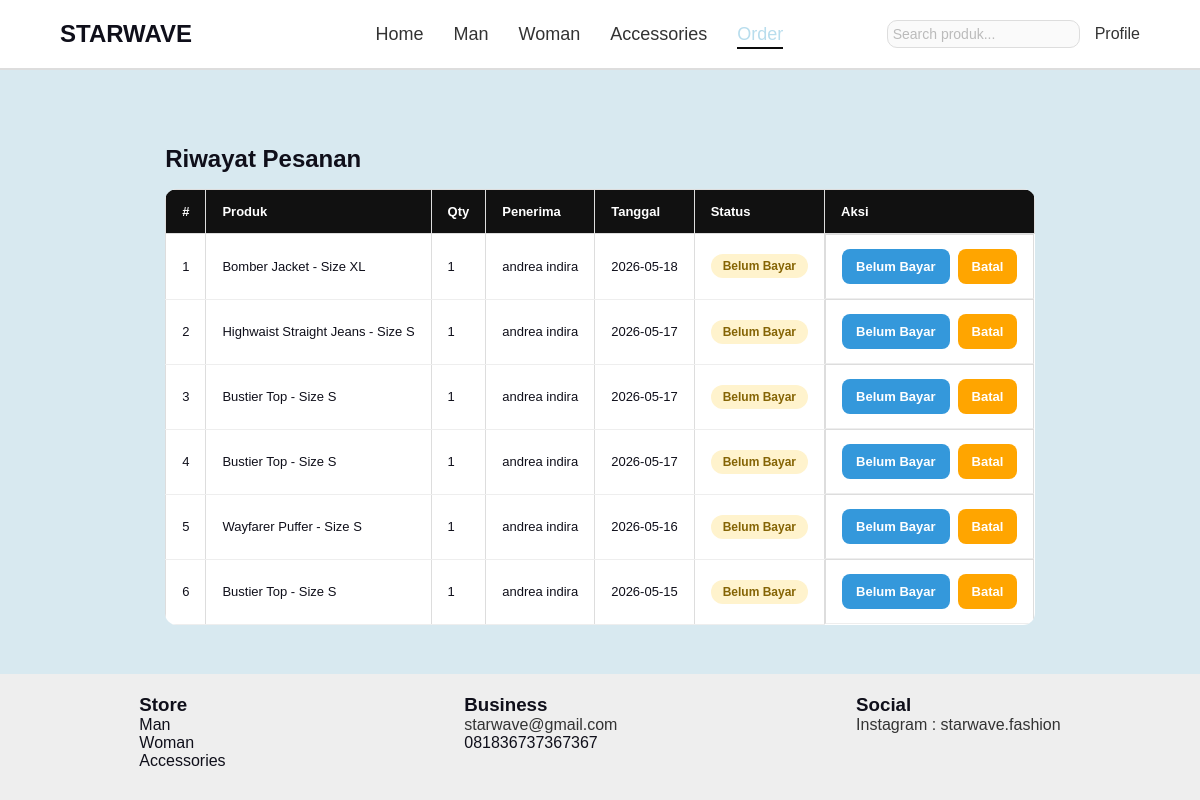
The page /order.php (signed in) on the database as committed earlier.
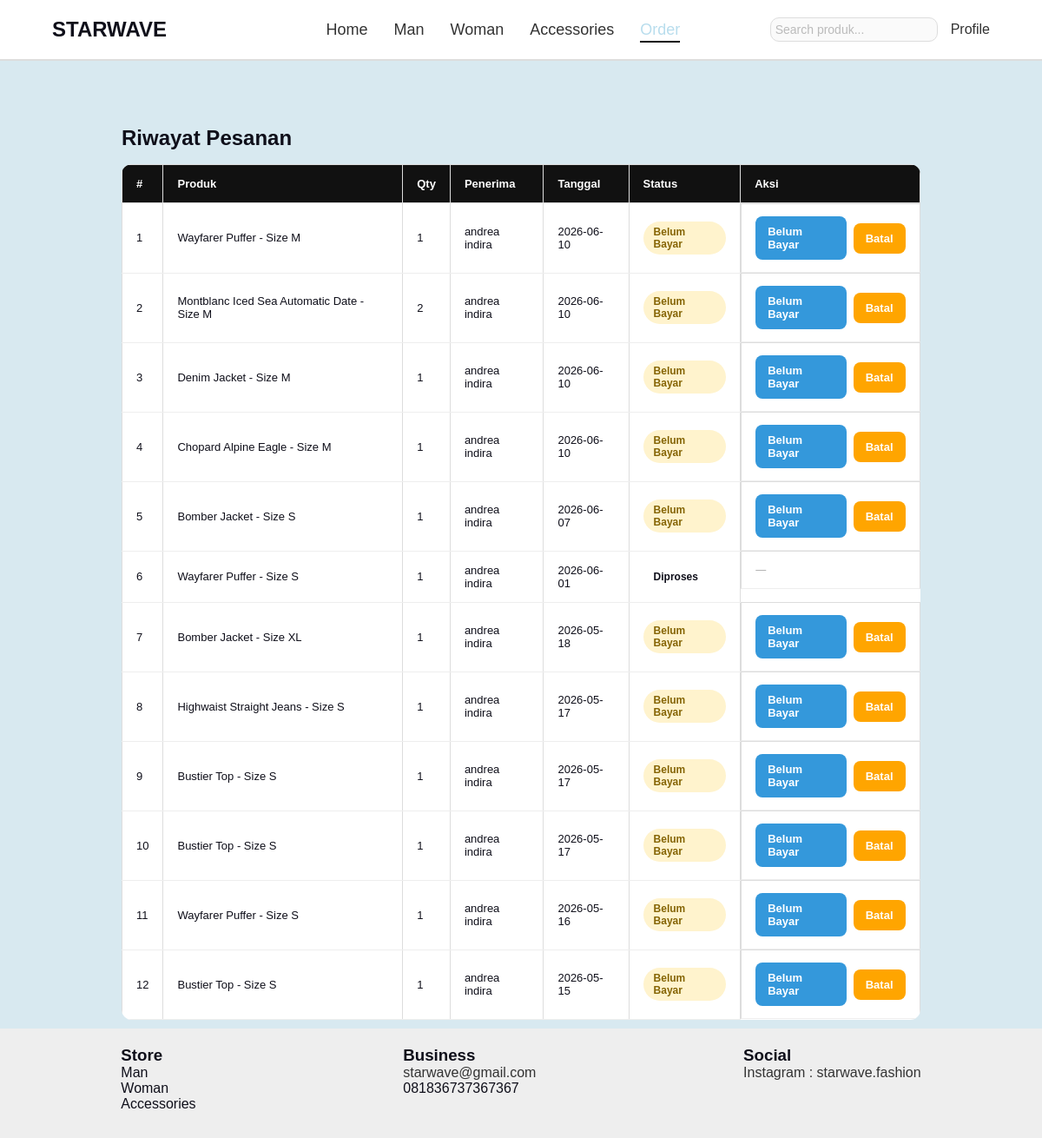
The same page on the database as committed later.
### tables this page shows
CREATE TABLE `orders` (
  `id` int(11) NOT NULL,
  `id_user` int(11) NOT NULL,
  `nama_produk` varchar(150) NOT NULL,
  `qty` int(11) NOT NULL DEFAULT 1,
  `nama_penerima` varchar(100) NOT NULL,
  `email` varchar(100) NOT NULL,
  `tanggal_order` date NOT NULL,
  `status` varchar(50) DEFAULT NULL,
  `created_at` timestamp NOT NULL DEFAULT current_timestamp(),
  `harga` int(11) NOT NULL,
  `total_harga` int(11) NOT NULL
);

### order.php (the view, shortened to what this page needs)
<?php
include('config/koneksi.php');
$user_email = $_SESSION['user'];
$user = mysqli_fetch_assoc(mysqli_query($conn,
    "SELECT * FROM users WHERE email='$user_email'"
));
$user_id = $user['id_user'];
$riwayat = mysqli_query($conn,
    "SELECT * FROM orders WHERE id_user='$user_id' ORDER BY created_at DESC"
);
?>
<!DOCTYPE html>
<html lang="id">
<head>
    <link rel="stylesheet" href="style.css">
    <link rel="stylesheet" href="order.css">
</head>
<body style="background: #d8e9f0;">
<header>
    <nav>
        <h1>STARWAVE</h1>
        <ul>
            <li><a href="index.php">Home</a></li>
            <li><a href="man.php">Man</a></li>
            <li><a href="woman.php">Woman</a></li>
            <li><a href="accessories.php">Accessories</a></li>
            <li><a href="order.php" class="active">Order</a></li>
        </ul>
        <form action="search.php" method="GET" style="display:inline;">
            <input type="text" name="q" placeholder="Search produk..." style="padding:5px;">
        </form>
        <?php if (isset($_SESSION['user'])): ?>
            <a href="profile.php" style="margin-left:15px; text-decoration:none; color:#333;">Profile</a>
        <?php else: ?>
            <a href="masuk/login.php" style="margin-left:15px; text-decoration:none; color:#333;">Login</a>
        <?php endif; ?>
    </nav>
</header>
<main class="container">
    <h2 class="section-title">Riwayat Pesanan</h2>
    <?php if (mysqli_num_rows($riwayat) == 0): ?>
        <p class="no-order">Belum ada pesanan.</p>
    <?php else: ?>
        <table>
            <tr>
                <th>#</th>
                <th>Produk</th>
                <th>Qty</th>
                <th>Penerima</th>
                <th>Tanggal</th>
                <th>Status</th>
                <th>Aksi</th>
            </tr>
            <?php $no = 1; while ($row = mysqli_fetch_assoc($riwayat)): ?>
                <tr>
                    <td><?= $no++ ?></td>
                    <td><?= htmlspecialchars($row['nama_produk']) ?></td>
                    <td><?= $row['qty'] ?></td>
                    <td><?= htmlspecialchars($row['nama_penerima']) ?></td>
                    <td><?= $row['tanggal_order'] ?></td>
                    <td>
                        <?php if ($row['status'] == 'pending_payment'): ?>
                            <span class="status-badge status-pending">Belum Bayar</span>
                        <?php else: ?>
                            <span class="status-badge status-<?= $row['status'] ?>"><?= ucfirst($row['status']) ?></span>
                        <?php endif; ?>
                    </td>
                    <td class="td-aksi">
                        <?php if ($row['status'] == 'pending_payment'): ?>
                            <a href="payment.php?id=<?= $row['id'] ?>" class="btn-edit">Belum Bayar</a>
                            <a href="#" class="btn-batal" onclick="showModal('Yakin batalkan pesanan ini?', 'order.php?batal=<?= $row['id'] ?>'); return false;">Batal</a>
                        <?php elseif ($row['status'] == 'selesai' || $row['status'] == 'batal'): ?>
                            <a href="#" class="btn-hapus" onclick="showModal('Hapus riwayat ini? Tidak bisa dikembalikan!', 'order.php?hapus=<?= $row['id'] ?>'); return false;">Hapus</a>
                        <?php else: ?>
                            <span class="no-aksi">—</span>
                        <?php endif; ?>
                    </td>
                </tr>
            <?php endwhile; ?>
        </table>
    <?php endif; ?>
</main>
<footer>
    <div class="footer-box">
        <div>
            <h3>Store</h3>
            <p>Man</p>
            <p>Woman</p>
            <p>Accessories</p>
        </div>
        <div>
            <h3>Business</h3>
            <p><a href="mailto:starwave@gmail.com">starwave@gmail.com</a></p>
            <p>081836737367367</p>
        </div>
        <div>
            <h3>Social</h3>
            <p><a href="https://instagram.com/starwave" target="_blank">Instagram : starwave.fashion</a></p>
        </div>
    </div>
</footer>
</body>
</html>

### style.css (style rules this page uses)
* { margin: 0; padding: 0; box-sizing: border-box; font-family: Arial; }
body { background: #ffffff; padding-top: 65px; }
nav { display: flex; align-items: center; padding: 20px 60px; background: #fff; border-bottom: 2px solid #ddd; position: fixed; top: 0; left: 0; width: 100%; z-index: 1000; box-sizing: border-box; }
nav h1 { margin-right: 80px; }
nav ul { display: flex; list-style: none; margin: 0 auto; gap: 30px; }
nav ul li a { text-decoration: none; color: #333; font-size: 18px; }
nav ul li a.active { color: #b8dded; border-bottom: 2px solid rgb(12, 12, 12); padding-bottom: 3px; }
footer { background: #eee; padding: 20px; position: relative; margin-top: -30px; }
.footer-box { display: flex; justify-content: space-around; margin-bottom: 10px; }
footer a { color: #333; text-decoration: none; }
.container { max-width: 1000px; margin: auto; padding: 40px; }
table { width: 100%; border-collapse: collapse; margin-top: 20px; }
th, td { border: 1px solid #ddd; padding: 12px; }
th { background: #1C4759; color: white; }
form { display: flex; flex-direction: column; gap: 10px; max-width: 400px; }
input { padding: 8px; border: 1px solid #ccc; border-radius: 4px; }

### order.css (style rules this page uses)
body { margin: 0; font-family: Arial, sans-serif; background: #ffffff; color: #0f0f1a; min-height: 100vh; display: flex; flex-direction: column; }
main.container { flex: 1; }
.status-badge { display: inline-block; padding: 5px 12px; border-radius: 20px; font-size: 12px; font-weight: 600; }
.status-pending { background: #fff3cd; color: #856404; }
.btn-edit, .btn-batal, .btn-hapus, .btn-simpan, .btn-kembali { padding: 10px 14px; border-radius: 8px; font-size: 13px; font-weight: 600; text-decoration: none; transition: 0.3s; cursor: pointer; }
.btn-edit { background: #3498db; color: #fff; border: none; }
.btn-batal { background: orange; color: #fff; border: none; }
table { width: 100%; border-collapse: collapse; margin-top: 16px; background: #ffffff; border-radius: 12px; overflow: hidden; }
th { background: #111; color: #fff; padding: 14px 16px; text-align: left; font-size: 13px; }
td { padding: 14px 16px; border-bottom: 1px solid #eee; font-size: 13px; }
.td-aksi { display: flex; gap: 8px; align-items: center; }
.no-aksi { color: #aaa; font-size: 12px; }
form input, form select { width: 100%; padding: 12px 14px; border: 1.5px solid #ddd; border-radius: 10px; font-size: 14px; background: #fafafa; outline: none; box-sizing: border-box; transition: 0.3s; }
form input::placeholder { color: #bbb; }
.section-title { margin-top: 40px; margin-bottom: 8px; }

Rows that differ between the two databases and show on the page:
added orders: nama_produk "Wayfarer Puffer - Size M", qty "1", nama_penerima "andrea indira", tanggal_order "2026-06-10", status "Belum Bayar"
added orders: nama_produk "Montblanc Iced Sea Automatic Date - Size M", qty "2", nama_penerima "andrea indira", tanggal_order "2026-06-10", status "Belum Bayar"
added orders: nama_produk "Denim Jacket - Size M", qty "1", nama_penerima "andrea indira", tanggal_order "2026-06-10", status "Belum Bayar"
added orders: nama_produk "Chopard Alpine Eagle - Size M", qty "1", nama_penerima "andrea indira", tanggal_order "2026-06-10", status "Belum Bayar"
added orders: nama_produk "Bomber Jacket - Size S", qty "1", nama_penerima "andrea indira", tanggal_order "2026-06-07", status "Belum Bayar"
added orders: nama_produk "Wayfarer Puffer - Size S", qty "1", nama_penerima "andrea indira", tanggal_order "2026-06-01", status "Diproses"
